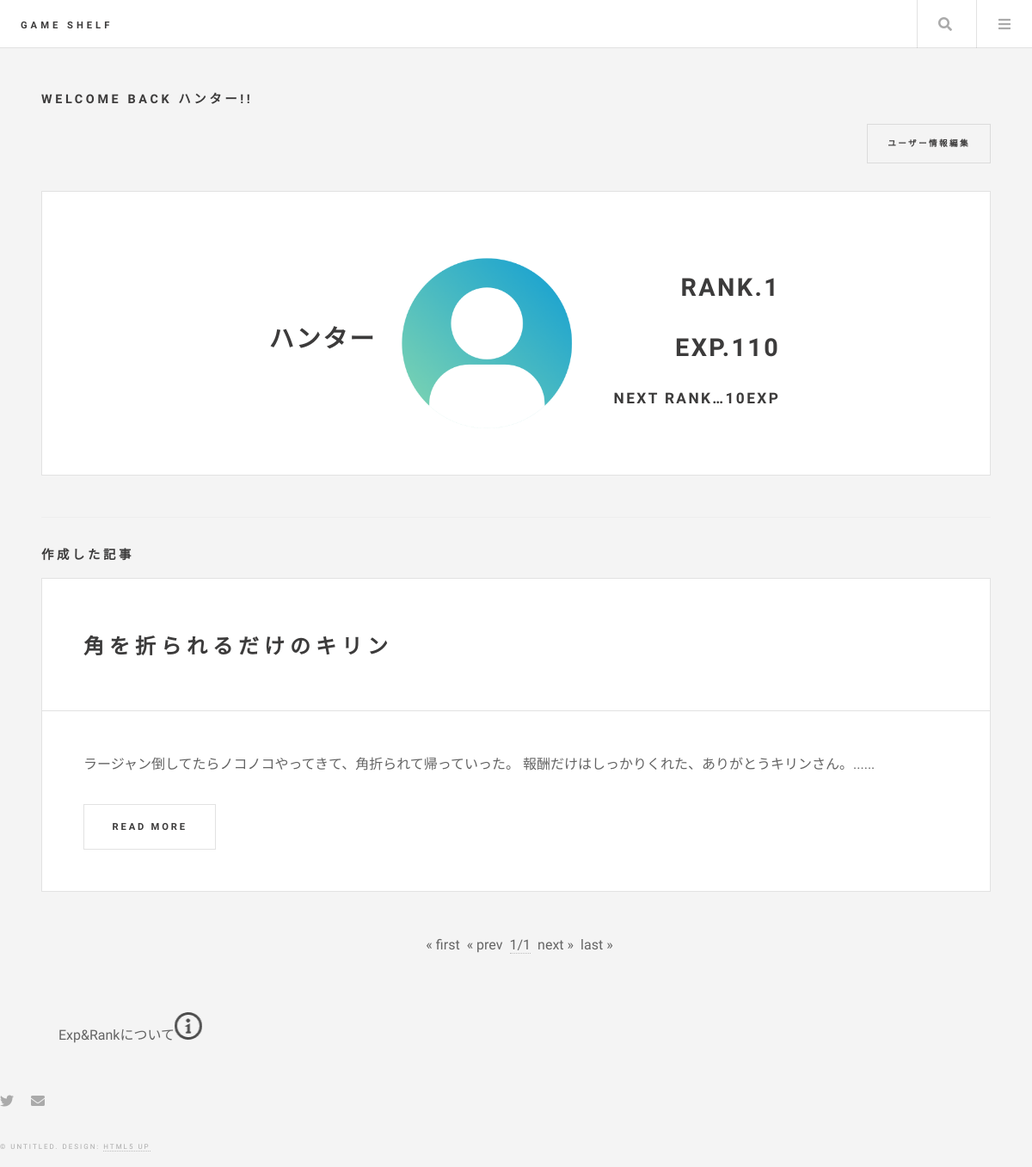
Page /accounts/userpage/ (signed in) on the earlier database version.
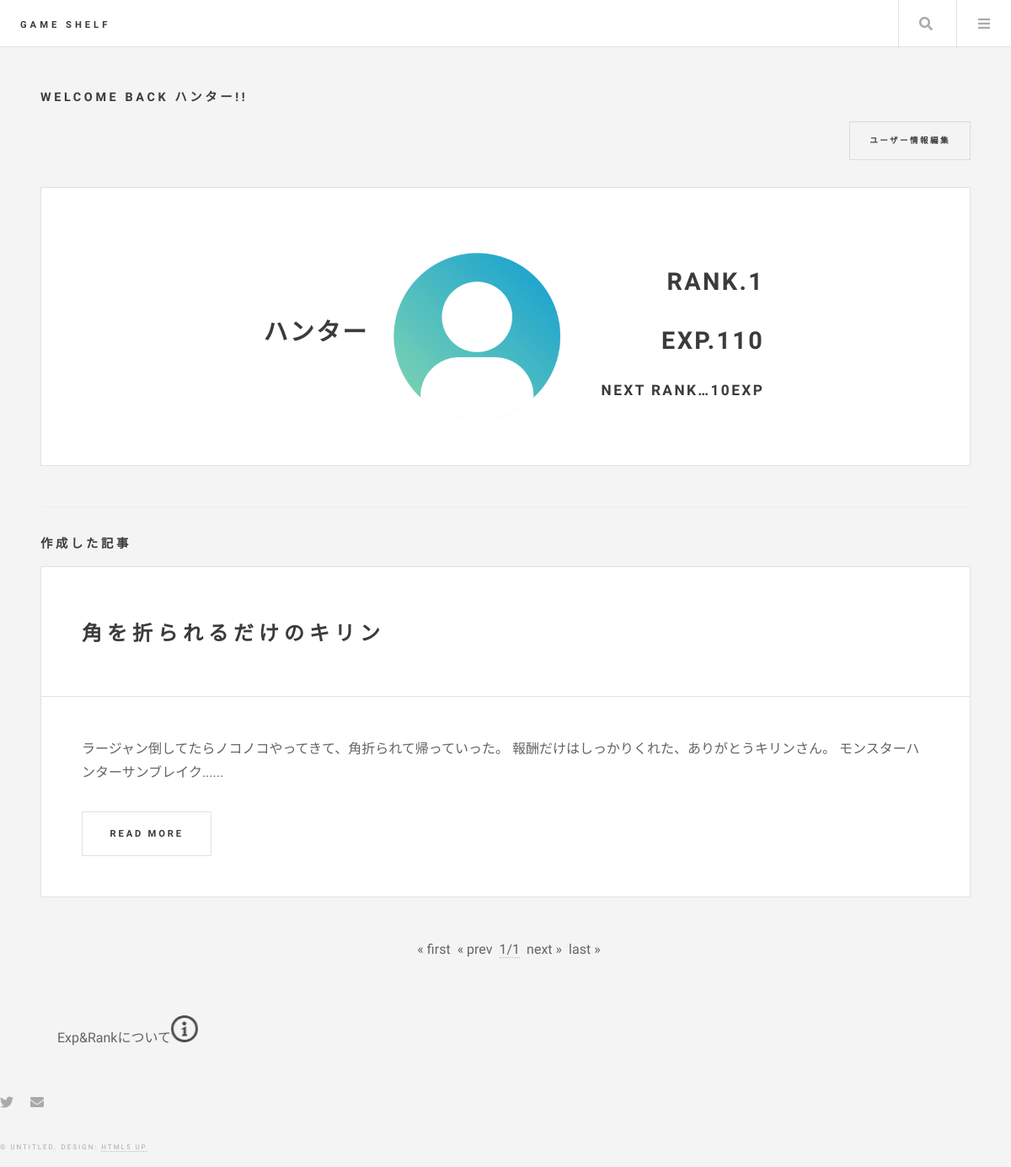
Same page on the later database version.
### diary/models.py (models this page shows, shortened)
class Diary(models.Model):
    diary_user = models.ForeignKey(CustomUser, on_delete=models.CASCADE)
    diary_game = models.ForeignKey(Game, on_delete=models.CASCADE)
    diary_tag = models.ManyToManyField(Tag)
    diary_title = models.CharField(max_length=100)
    diary_content = models.TextField()
    diary_rating = models.IntegerField(validators=[MaxValueValidator(100)])
    diary_spoiler = models.BooleanField(default=False) #ネタバレチェック、デフォで無し側
    class Meta:
        ordering = ("-id",)

### accounts/views.py (the view)
# urls.py: path('userpage/',views.userpage,name='userpage'),
def userpage(request):
    if request.user.is_authenticated: # ユーザーが認証されている場合の処理
        user_diary_all = Diary.objects.filter(diary_user=request.user) #ユーザー作成記事の情報を送付
        paginator = Paginator(user_diary_all, 3) #3つで区切る
        page_number = request.GET.get("page") #指定のページ数を格納
        user_diary = paginator.get_page(page_number) #指定ページの記事を格納
        user_diary_count = Diary.objects.filter(diary_user_id=request.user.id).count() #ユーザーの記事執筆数
        print(f"***user_diary_count:{user_diary_count}***")
        user_diary_comment_count = DiaryComment.objects.filter(diary_comment_user_id=request.user.id).count() #ユーザーの日記へのコメント数
        print(f"***user_diary_comment_count:{user_diary_comment_count}***")
        user_game_comment_count = GameComment.objects.filter(game_comment_user_id=request.user.id).count() #ユーザーのゲームへのコメント数
        print(f"***user_game_comment_count:{user_game_comment_count}***")
        latest_exp=(user_diary_count)*100 + (user_diary_comment_count + user_game_comment_count)*10 #記事執筆は10倍
        print(f"***latest_exp:{latest_exp}***")
        request.user.exp = latest_exp #経験値情報をユーザーテーブルに記録
        latest_rank_data = calculate_rank(latest_exp) #return {'rank': rank, 'remaining_exp': remaining_exp}
        latest_rank = latest_rank_data['rank']  # 'rank' キーを使ってランクを取得
        remaining_exp = latest_rank_data['remaining_exp']  # 'remaining_exp' キーを使って残り経験値を取得
        print(f"***latest_rank:{latest_rank}***")
        print(f"***remaining_exp:{remaining_exp}***")
        request.user.rank = latest_rank #ランク情報をユーザーテーブルに記録
        request.user.save() # EXP&Rank情報をセーブ
        params={
        "login_user"    :   request.user, #現在のログインユーザー情報（request.user）
        "userdiary"     :   user_diary,
        "remaining_exp" :   remaining_exp,
        }
        print(f"***ユーザーページアクセス*****User：{request.user}******")
        return render(request, 'accounts/userpage.html', params)
    else:                             # ユーザーが未認証の場合の処理
        print("*****未ログイン*****")
        messages.warning(request, "ログインして下さい")
        return redirect(to="/") #リダイレクトで飛ばす際には「/」がないとトップからの絶対パスとして認識されてしまう

### accounts/views.py (called while the page is built)
def calculate_rank(exp):
    base_exp = 100 # ランクアップに必要な経験値の基準値
    rank = 0 #ランク初期値
    exp_increase_rate = 1.2 #ランクアップに必要な経験値の増加率
    required_exp = 0
    while exp >= required_exp:
        rank += 1
        required_exp = base_exp * (exp_increase_rate ** rank)
        remaining_exp = int(required_exp - exp)
    return {'rank': rank, 'remaining_exp': remaining_exp}

### accounts/templates/accounts/userpage.html (shortened to what this page needs)
{% extends "top/layout.html" %}
{% load static %}
{% block content %}
<h3>Welcome Back {{ login_user.nickname }}!!</h3>
<form action="{% url 'edituser'%}" method="post" class="mt-3">
    <div style="text-align: right;">
    <button>ユーザー情報編集</button>
    </div>
</form>
<article class="post" style="display: flex; align-items: center; justify-content: center;">
        <p class="author" style="margin-left: 20px;">
            <strong><span style="font-weight: bold; font-size: 3em;">
            {{login_user.nickname}}
            </span></strong>
        </p>
    <div class="title">
        {% if login_user.userimage %}
            <img src="{{ MEDIA_URL }}{{ login_user.userimage.url }}" alt="{{ login_user.nickname }}" style="max-width: 256px; max-height: 256px;">
        {% endif %}
    </div>
    <div class="meta">
        <p class="author" style="margin-left: 20px;">
            <strong><span style="font-weight: bold; font-size: 3em;">
            Rank.{{login_user.rank}}
            </span></strong>
        </p>
        <p class="author" style="margin-left: 20px;">
            <strong><span style="font-weight: bold; font-size: 3em;">
            Exp.{{login_user.exp}}
            </span></strong>
        </p>
        <p class="author" style="margin-left: 20px;">
            <strong><span style="font-weight: bold; font-size: 1.8em;">
        Next Rank…{{remaining_exp}}exp
            </span></strong>
        </p>
</article>
<hr>
<h3>作成した記事</h3>
{% for diary in userdiary %}
							<article class="post">
								<header>
									<div class="title">
										<h2><a href="/diary/{{ diary.id }}">{{ diary.diary_title }}</a></h2>
									</div>
								</header>
								<p>{{ diary.diary_content|slice:":100" }}......</p>
								<footer>
									<ul class="actions">
										<li><a href="/diary/{{ diary.id }}" class="button large">read more</a></li>
									</ul>
								</footer>
							</article>
							{% endfor %}
<ul class="pagination justify-content-center">
    {% if userdiary.has_previous %}
    {% comment %} 先頭ページへ戻る {% endcomment %}
    <li class="page-item">
        <a href="?page=1">&laquo; first</a>
    </li>
    {% comment %} １つ前のページへ {% endcomment %}
    <li class="page-item">
        <a href="?page={{ userdiary.previous_page_number }}">&laquo; prev</a>
    </li>
    {%else%}
    <li class="page-item">
        <p>&laquo; first</p>
    </li>
    <li class="page-item">
        <p>&laquo; prev</p>
    </li>
    {%endif%}
    <li class="page-item">
        <a>
            {{userdiary.number}}/{{userdiary.paginator.num_pages}}
        </a>
    </li>
    {% if userdiary.has_next %}
    {% comment %} 次ページへ進む {% endcomment %}
    <li class="page-item">
        <a href="?page={{ userdiary.next_page_number }}">next &raquo;</a>
    </li>
    {% comment %} 最終ページへ {% endcomment %}
    <li class="page-item">
        <a href="?page={{ userdiary.paginator.num_pages }}">last &raquo;</a>
    </li>
    {%else%}
    <li class="page-item">
        <p>next &raquo;</p>
    </li>
    <li class="page-item">
        <p>last &raquo;</p>
    </li>
    {%endif%}
</ul>
        <div class="info" title="EXP:ユーザーの活動(日記執筆、コメント追加)によって得られます。  Rank:Expが一定数溜まると上昇します。" style="margin-left: 20px;">
            Exp&Rankについて<img src="../../../static/info.png" height="20">
        </div>
    </div>
{% endblock %}

Differences in the rows shown:
changed Diary "角を折られるだけのキリン": diary_content "ラージャン倒してたらノコノコやってきて、角折られて帰っていった。 報酬だけはしっかりくれた、ありがとうキリンさん。" → "ラージャン倒してたらノコノコやってきて、角折られて帰っていった。 報酬だけはしっかりくれた、ありがとうキリンさん。 モンスターハンターサンブレイク"
